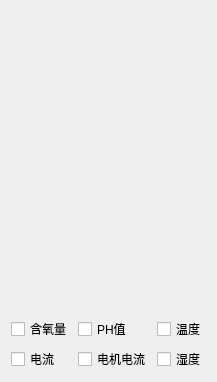
      <widget class="QWidget" name="stackedWidgetPage5">
       <layout class="QGridLayout" name="gridLayout_11">
        <item row="0" column="0">
         <widget class="QChartView" name="widget_infochart" native="true">
          <property name="minimumSize">
           <size>
            <width>0</width>
            <height>300</height>
           </size>
          </property>
         </widget>
        </item>
        <item row="1" column="0">
         <layout class="QGridLayout" name="gridLayout_10">
          <item row="0" column="0">
           <widget class="QtMaterialCheckBox" name="checkBox">
            <property name="styleSheet">
             <string notr="true">font: 300 11pt &quot;Ubuntu&quot;;</string>
            </property>
            <property name="text">
             <string>含氧量</string>
            </property>
           </widget>
          </item>
          <item row="1" column="0">
           <widget class="QtMaterialCheckBox" name="checkBox_dianliu">
            <property name="styleSheet">
             <string notr="true">font: 300 11pt &quot;Ubuntu&quot;;</string>
            </property>
            <property name="text">
             <string>电流</string>
            </property>
           </widget>
          </item>
          <item row="1" column="1">
           <widget class="QtMaterialCheckBox" name="checkBox_dainjidianliu">
            <property name="styleSheet">
             <string notr="true">font: 300 11pt &quot;Ubuntu&quot;;</string>
            </property>
            <property name="text">
             <string>电机电流</string>
            </property>
           </widget>
          </item>
          <item row="0" column="2">
           <widget class="QtMaterialCheckBox" name="checkBox_3">
            <property name="styleSheet">
             <string notr="true">font: 300 11pt &quot;Ubuntu&quot;;</string>
            </property>
            <property name="text">
             <string>温度</string>
            </property>
           </widget>
          </item>
          <item row="0" column="1">
           <widget class="QtMaterialCheckBox" name="checkBox_water">
            <property name="styleSheet">
             <string notr="true">font: 300 11pt &quot;Ubuntu&quot;;</string>
            </property>
            <property name="text">
             <string>PH值</string>
            </property>
           </widget>
          </item>
          <item row="1" column="2">
           <widget class="QtMaterialCheckBox" name="checkBox_2">
            <property name="styleSheet">
             <string notr="true">font: 300 11pt &quot;Ubuntu&quot;;</string>
            </property>
            <property name="text">
             <string>湿度</string>
            </property>
           </widget>
          </item>
         </layout>
        </item>
       </layout>
      </widget>
